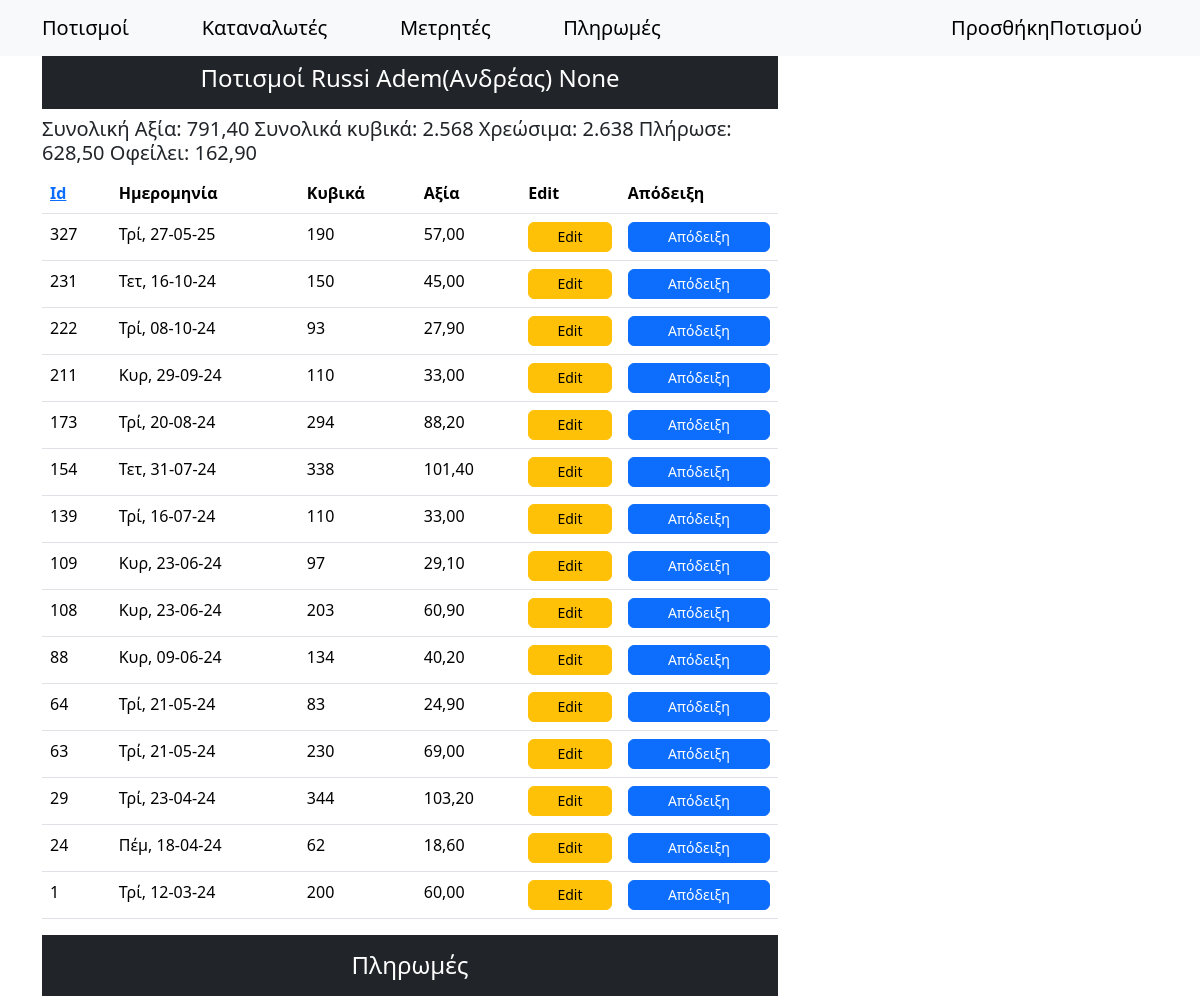
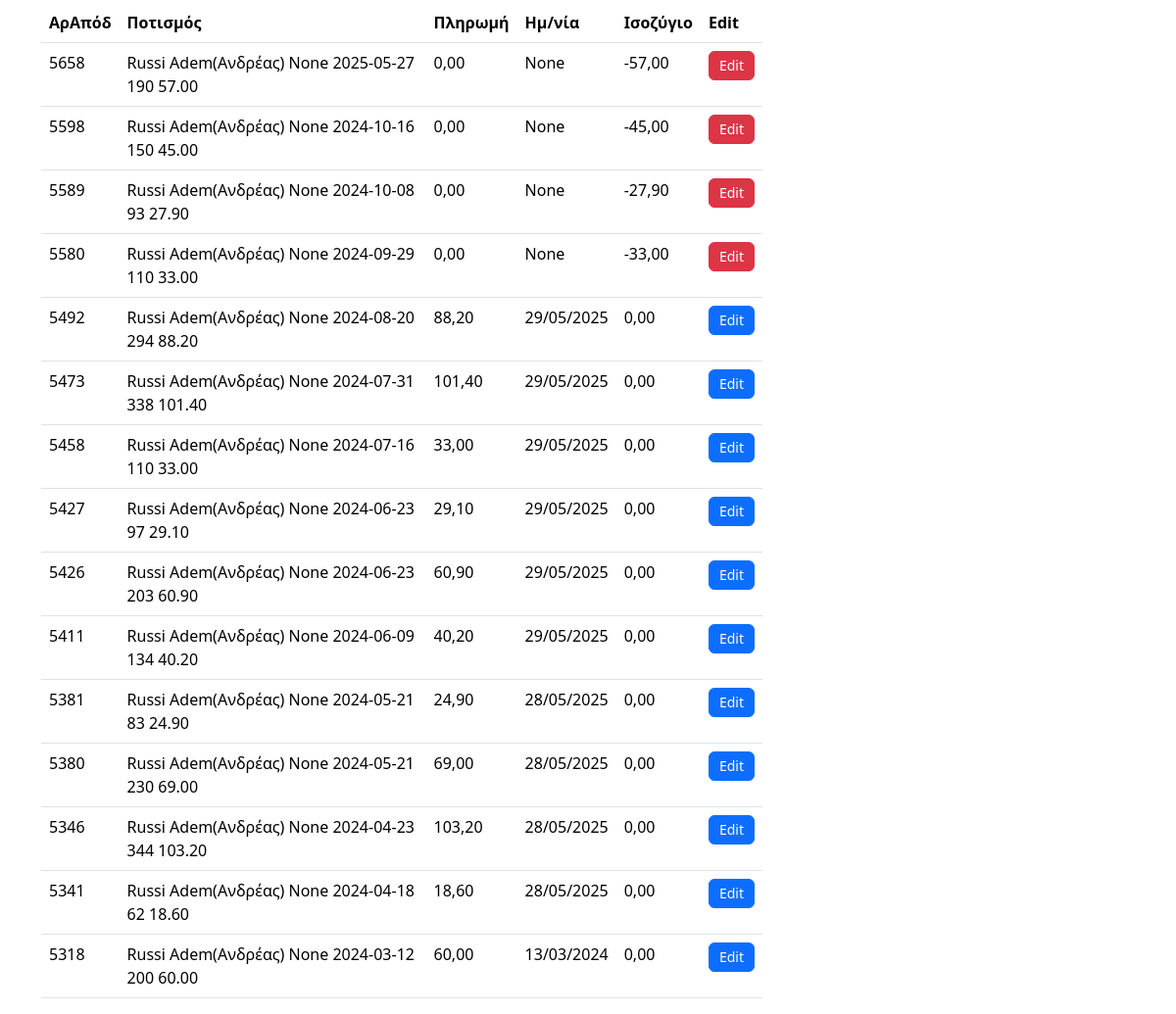
Screenshot of /customerIrrigations/1/ with the database file from the repository (2 pictures, top to bottom).
### synet/models.py (models this page shows, shortened)
class Persons(models.Model):
    surname = models.CharField(max_length=100)
    name = models.CharField(max_length=100, null=True, blank=True)
    fathersName = models.CharField(max_length=100, null=True, blank=True)
    afm = models.CharField(max_length=9, null=True, blank=True, unique=True)
    phone = models.CharField(max_length=10, null=True, blank=True)
    member = models.BooleanField(default=True)  # Είναι μέλος του συνεταιρισμού
    payAsMember = models.BooleanField(default=True)  # Πληρώνει σαν μέλος του συνεταιρισμού
    isActive = models.BooleanField(default=False)  # Είναι ενεργός στον πολιτισμό
    aa = models.IntegerField(null=True, blank=True, unique=True)  # Αύξων αριθμός απόφασης ΔΣ 7/10/2000
    placeOfResidence = models.CharField(max_length=20, null=True, blank=True) # Τόπος διαμονής
    notes = models.CharField(max_length=100, null=True, blank=True)
    class Meta:
        unique_together = ('surname', 'name', 'fathersName')
        ordering = ['surname', 'name', 'fathersName']
    def __str__(self):
        return f"{self.surname} {self.name} {self.fathersName}".strip()  # Αφαιρεί επιπλέον κενά
    @classmethod
    def customers(cls):
        return cls.objects.filter(isActive=True)

class WaterCons(models.Model):
    serialNumber = models.IntegerField(null=True, blank=True)
    date = models.DateField()
    counter = models.ForeignKey(Counters, on_delete=models.SET_NULL, null=True)
    customer = models.ForeignKey(Persons, on_delete=models.SET_NULL, null=True)
    finalIndication = models.IntegerField()
    initialIndication = models.IntegerField()
    intermediateIndication = models.IntegerField(null=True, blank=True)
    cubicMeters = models.IntegerField(null=True, blank=True)
    billableCubicMeters = models.IntegerField(null=True, blank=True)
    hydronomistsCubicMeters = models.DecimalField(max_digits=10, decimal_places=2, null=True, blank=True)
    costPerMeter = models.DecimalField(max_digits=10, decimal_places=2, null=True, blank=True, default=0.30)
    cost = models.DecimalField(max_digits=10, decimal_places=2, null=True, blank=True)
    hydronomistsRight = models.DecimalField(max_digits=10, decimal_places=2, null=True, blank=True)
    viberMsg = models.CharField(max_length=200, null=True, blank=True)
    notes = models.TextField( null=True,blank=True)
    field = models.ForeignKey(Fields, on_delete=models.SET_NULL, null=True, blank=True)
    receipt = models.ForeignKey("Paids", on_delete=models.SET_NULL, null=True, blank=True, related_name="watercons_receipts") # idΑπόδειξης (paids_id)
    def __str__(self):
        return f"{self.customer} {self.date} {self.billableCubicMeters} {self.cost}".strip()  # Αφαιρεί επιπλέον κενά

class Paids(models.Model):
    irrigation = models.ForeignKey(WaterCons, on_delete=models.SET_NULL, null=True, blank=True, related_name="paid_irrigations")
    customer = models.ForeignKey(Persons, on_delete=models.SET_NULL, null=True)
    cost = models.DecimalField(max_digits=10, decimal_places=2, null=True, blank=True)
    receiptNumber = models.IntegerField(null=True, blank=True, unique=True)
    paid = models.DecimalField(max_digits=10, decimal_places=2, null=True, blank=True)
    paymentDate = models.DateField(null=True, blank=True)
    receiver = models.ForeignKey(Receivers, on_delete=models.SET_NULL, null=True, blank=True)
    balance = models.DecimalField(max_digits=10, decimal_places=2, null=True, blank=True)

### synet/views.py (the view)
# urls.py: path('customerIrrigations/<int:customer_id>/', views.customerIrrigations, name="customerIrrigations"),
def customerIrrigations(request, customer_id):
    sort_by = request.GET.get('sort', '-id')
    order = request.GET.get('order', 'asc')
    if order == 'desc':
        sort_by = f'-{sort_by}'  # Προσθέτει "-" για φθίνουσα ταξινόμηση
    data = WaterCons.objects.all().filter(customer_id=customer_id).order_by(sort_by)
    customerPaids = Paids.objects.all().filter(customer=customer_id).order_by(sort_by)
    customer = Persons.customers().filter(id=customer_id).first()
    total_cost = WaterCons.objects.filter(customer_id=customer_id).aggregate(Sum('cost'))['cost__sum']
    total_cubic = WaterCons.objects.filter(customer_id=customer_id).aggregate(Sum('cubicMeters'))['cubicMeters__sum']
    total_billable = WaterCons.objects.filter(customer_id=customer_id).aggregate(Sum('billableCubicMeters'))['billableCubicMeters__sum']
    total_paid = Paids.objects.filter(customer=customer_id).aggregate(Sum('paid'))['paid__sum']
    debt = total_cost - total_paid
    context = {
        'data': data,
        'order': 'asc' if order == 'desc' else 'desc',
        'customer': customer,
        'total_cost': total_cost,
        'total_cubic': total_cubic,
        'total_billable': total_billable,
        'customerPaids': customerPaids,
        'total_paid': total_paid,
        'debt': debt,
        }
    return render(request, 'customerIrrigations.html', context)

### templates/customerIrrigations.html (shortened to what this page needs)
{% extends "main.html" %}
{% load humanize %}
{% block content %}
<div class="container mt-5">
    <div class="row">
        <div class="col-md-8">
          <h4 class="text-center text-white bg-dark p-3 sticky-top">Ποτισμοί {{customer}}</h4>
          <h5>
            Συνολική Αξία: {{ total_cost|floatformat:2|intcomma }}
            Συνολικά κυβικά: {{total_cubic|intcomma}}
            Χρεώσιμα: {{total_billable|intcomma}}
            Πλήρωσε: {{ total_paid|floatformat:2|intcomma }}
            Οφείλει: {{ debt|floatformat:2|intcomma }}
          </h5>
          <table class="table">
              <thead>
                 <tr>
                    <th scope="col"><a href="?sort=id&order={{ order }}">Id</a></th>
                    <th scope="col">Ημερομηνία</th>
                    <th scope="col">Κυβικά</th>
                    <th scope="col">Αξία</th>
                    <th scope="col">Edit</th>
                    <th scope="col">Απόδειξη</th>
                  </tr>
                </thead>
                <tbody>
                    {% for d in data %}
                  <tr>
                    <td scope="row">{{d.id}}</td>
                    <td>{{ d.date|date:"D, d-m-y" }}</td>
                    <td>{{d.billableCubicMeters}}</td>
                    <td>{{d.cost}}</td>
                    <td><a type="button" href="/update-irrigation/{{d.id}}" class="btn btn-warning">Edit</a></td>
                    {% if d.receipt %}
                      <td><a href="{% url 'paids_update' d.receipt.id %}" class="btn btn-primary">Απόδειξη</a></td>
                    {% else %}
                      <td><a href="{% url 'create_payment' d.id %}" class="btn btn-success">Δημιουργία</a></td>
                    {% endif %}
                  </tr>
                  {% endfor %}
                </tbody>
              </table>
            <h4 class="text-center text-white bg-dark p-3">Πληρωμές</h4>
            <table class="table">
                <thead>
                  <tr>
                    <th scope="col">ΑρΑπόδ</th>
                    <th scope="col">Ποτισμός</th>
                    <th scope="col">Πληρωμή</th>
                    <th scope="col">Ημ/νία</th>
                    <th scope="col">Ισοζύγιο</th>
                    <th scope="col">Edit</th>
                  </tr>
                </thead>
                <tbody>
                  {% for d in customerPaids %}
                    <tr>
                      <td>{{d.receiptNumber}}</td>
                      <td>{{d.irrigation}}</td>
                      <td>{{d.paid}}</td>
                      <td>{{d.paymentDate}}</td>
                      <td>{{d.balance}}</td>
                      {% if d.balance == 0 %}
                        <td><a type="button" href="/paids/update/{{d.id}}" class="btn btn-primary">Edit</a></td>
                      {% elif d.balance > 0 %}
                        <td><a type="button" href="/paids/update/{{d.id}}" class="btn btn-success">Edit</a></td>
                      {% elif d.balance < 0 %}
                        <td><a type="button" href="/paids/update/{{d.id}}" class="btn btn-danger">Edit</a></td>
                      {% else %}
                        <td><a type="button" href="/paids/update/{{d.id}}" class="btn btn-warning">Edit</a></td>
                      {% endif %}
                    </tr>
                  {% endfor %}
                </tbody>
              </table>
        </div>
    </div>
</div>
{% endblock content %}

### templates/main.html (style rules this page uses)
thead { position: sticky; top: 60px; background-color: #343a40; color: white; z-index: 1020; }

### templates/customerIrrigations.html (style rules this page uses)
td a.btn { display: flex; align-items: center; justify-content: center; height: 30px; padding: 5px 10px; font-size: 14px; }

### rows the page displays
Persons: surname+name+fathersName "Russi Adem(Ανδρέας) None"
WaterCons: id "327", date "Τρί, 27-05-25", billableCubicMeters "190", cost "57,00", shows "Απόδειξη"
WaterCons: id "231", date "Τετ, 16-10-24", billableCubicMeters "150", cost "45,00", shows "Απόδειξη"
WaterCons: id "222", date "Τρί, 08-10-24", billableCubicMeters "93", cost "27,90", shows "Απόδειξη"
WaterCons: id "211", date "Κυρ, 29-09-24", billableCubicMeters "110", cost "33,00", shows "Απόδειξη"
WaterCons: id "173", date "Τρί, 20-08-24", billableCubicMeters "294", cost "88,20", shows "Απόδειξη"
WaterCons: id "154", date "Τετ, 31-07-24", billableCubicMeters "338", cost "101,40", shows "Απόδειξη"
WaterCons: id "139", date "Τρί, 16-07-24", billableCubicMeters "110", cost "33,00", shows "Απόδειξη"
WaterCons: id "109", date "Κυρ, 23-06-24", billableCubicMeters "97", cost "29,10", shows "Απόδειξη"
WaterCons: id "108", date "Κυρ, 23-06-24", billableCubicMeters "203", cost "60,90", shows "Απόδειξη"
WaterCons: id "88", date "Κυρ, 09-06-24", billableCubicMeters "134", cost "40,20", shows "Απόδειξη"
WaterCons: id "64", date "Τρί, 21-05-24", billableCubicMeters "83", cost "24,90", shows "Απόδειξη"
WaterCons: id "63", date "Τρί, 21-05-24", billableCubicMeters "230", cost "69,00", shows "Απόδειξη"
WaterCons: id "29", date "Τρί, 23-04-24", billableCubicMeters "344", cost "103,20", shows "Απόδειξη"
WaterCons: id "24", date "Πέμ, 18-04-24", billableCubicMeters "62", cost "18,60", shows "Απόδειξη"
WaterCons: id "1", date "Τρί, 12-03-24", billableCubicMeters "200", cost "60,00", shows "Απόδειξη"
Paids: receiptNumber "5658", irrigation "Russi Adem(Ανδρέας) None 2025-05-27 190 57.00", paid "0,00", paymentDate "None", balance "-57,00"
Paids: receiptNumber "5598", irrigation "Russi Adem(Ανδρέας) None 2024-10-16 150 45.00", paid "0,00", paymentDate "None", balance "-45,00"
Paids: receiptNumber "5589", irrigation "Russi Adem(Ανδρέας) None 2024-10-08 93 27.90", paid "0,00", paymentDate "None", balance "-27,90"
Paids: receiptNumber "5580", irrigation "Russi Adem(Ανδρέας) None 2024-09-29 110 33.00", paid "0,00", paymentDate "None", balance "-33,00"
Paids: receiptNumber "5492", irrigation "Russi Adem(Ανδρέας) None 2024-08-20 294 88.20", paid "88,20", paymentDate "29/05/2025", balance "0,00"
Paids: receiptNumber "5473", irrigation "Russi Adem(Ανδρέας) None 2024-07-31 338 101.40", paid "101,40", paymentDate "29/05/2025", balance "0,00"
Paids: receiptNumber "5458", irrigation "Russi Adem(Ανδρέας) None 2024-07-16 110 33.00", paid "33,00", paymentDate "29/05/2025", balance "0,00"
Paids: receiptNumber "5427", irrigation "Russi Adem(Ανδρέας) None 2024-06-23 97 29.10", paid "29,10", paymentDate "29/05/2025", balance "0,00"
Paids: receiptNumber "5426", irrigation "Russi Adem(Ανδρέας) None 2024-06-23 203 60.90", paid "60,90", paymentDate "29/05/2025", balance "0,00"
Paids: receiptNumber "5411", irrigation "Russi Adem(Ανδρέας) None 2024-06-09 134 40.20", paid "40,20", paymentDate "29/05/2025", balance "0,00"
Paids: receiptNumber "5381", irrigation "Russi Adem(Ανδρέας) None 2024-05-21 83 24.90", paid "24,90", paymentDate "28/05/2025", balance "0,00"
Paids: receiptNumber "5380", irrigation "Russi Adem(Ανδρέας) None 2024-05-21 230 69.00", paid "69,00", paymentDate "28/05/2025", balance "0,00"
Paids: receiptNumber "5346", irrigation "Russi Adem(Ανδρέας) None 2024-04-23 344 103.20", paid "103,20", paymentDate "28/05/2025", balance "0,00"
Paids: receiptNumber "5341", irrigation "Russi Adem(Ανδρέας) None 2024-04-18 62 18.60", paid "18,60", paymentDate "28/05/2025", balance "0,00"
Paids: receiptNumber "5318", irrigation "Russi Adem(Ανδρέας) None 2024-03-12 200 60.00", paid "60,00", paymentDate "13/03/2024", balance "0,00"

### other values shown
{{ total_cost|floatformat:2|intcomma }} "791,40"
{{ total_cubic|intcomma }} "2.568"
{{ total_billable|intcomma }} "2.638"
{{ total_paid|floatformat:2|intcomma }} "628,50"
{{ debt|floatformat:2|intcomma }} "162,90"
